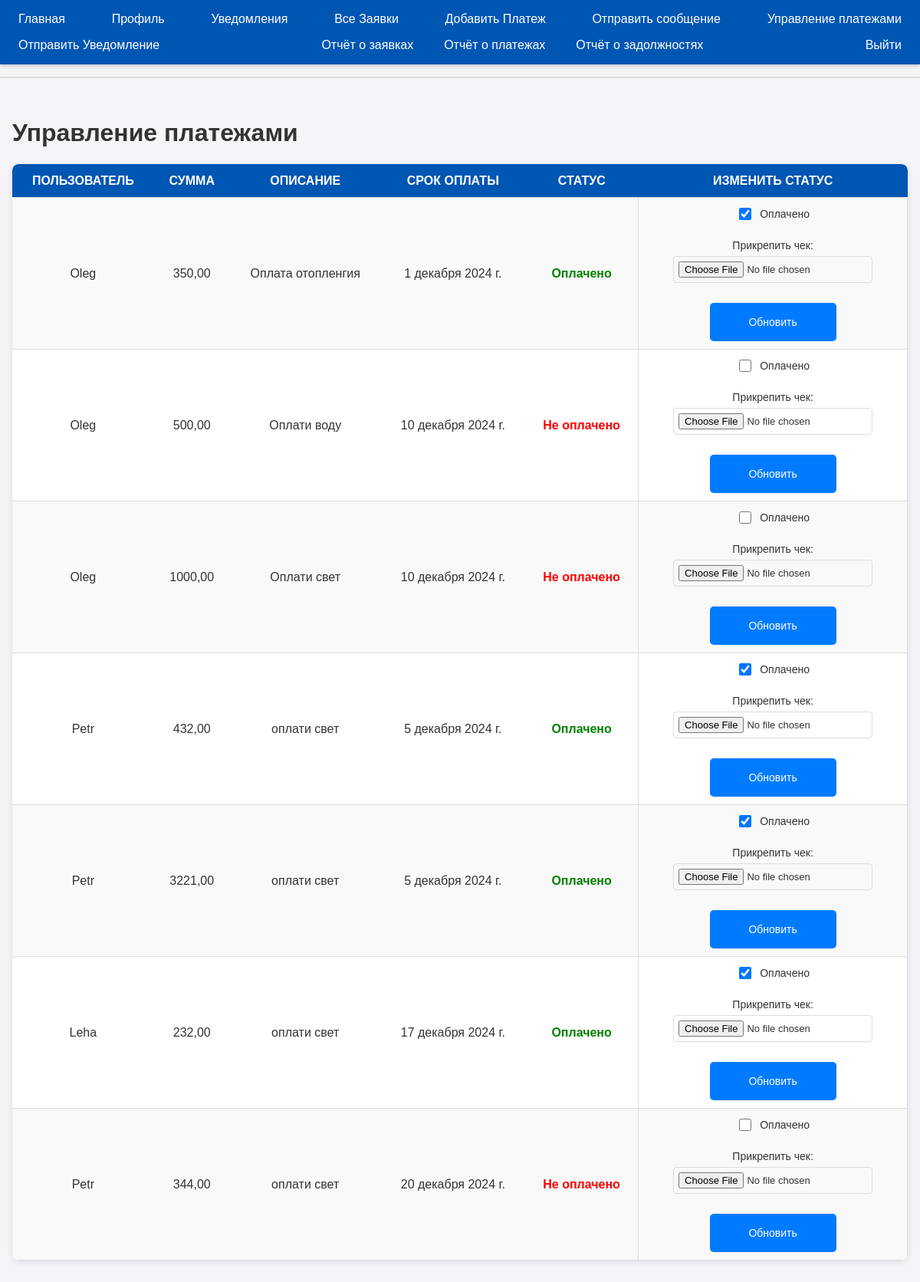
/manage-payments/ (signed in), run on the app's committed database.
### main/models.py (models this page shows, shortened)
class Payment(models.Model):
    user = models.ForeignKey(CustomUser, on_delete=models.CASCADE)
    amount = models.DecimalField(max_digits=10, decimal_places=2)
    due_date = models.DateField()
    is_paid = models.BooleanField(default=False)
    description = models.CharField(max_length=200, blank=True, null=True)
    created_at = models.DateTimeField(auto_now_add=True)
    receipt = models.FileField(upload_to='receipts/', null=True, blank=True)

class CustomUser(AbstractBaseUser, PermissionsMixin):
    username = models.CharField(max_length=150, unique=True)
    email = models.EmailField(unique=True)
    first_name = models.CharField(max_length=30, blank=True, null=True)
    surname = models.CharField(max_length=30, blank=True, null=True)
    apartment_number = models.CharField(max_length=10, blank=True, null=True)
    phone_number = models.CharField(max_length=20, blank=True, null=True)
    is_active = models.BooleanField(default=True)
    is_staff = models.BooleanField(default=False)
    objects = CustomUserManager()
    USERNAME_FIELD = 'username'
    REQUIRED_FIELDS = ['email']

### main/views.py (the view, shortened to what this page needs)
# urls.py: path('manage-payments/', views.manage_payments, name='manage_payments'),
def manage_payments(request):
    if not request.user.is_superuser:  # Если пользователь не администратор
        return redirect('home')
    payments = Payment.objects.all().order_by('-created_at')  # Все платежи
    return render(request, 'main/manage_payments.html', {'payments': payments})

### main/templates/main/manage_payments.html (shortened to what this page needs)
{% extends 'main/base.html' %}
{% block content %}
<h1>Управление платежами</h1>
<div class="table-container">
    <table class="styled-table">
        <thead>
            <tr>
                <th>Пользователь</th>
                <th>Сумма</th>
                <th>Описание</th>
                <th>Срок оплаты</th>
                <th>Статус</th>
                <th>Изменить статус</th>
            </tr>
        </thead>
        <tbody>
            {% for payment in payments %}
            <tr class="request-row">
                <td>{{ payment.user.username }}</td>
                <td>{{ payment.amount }}</td>
                <td>{{ payment.description }}</td>
                <td>{{ payment.due_date }}</td>
                <td>
                    {% if payment.is_paid %}
                        <span style="color: green; font-weight: bold;">Оплачено</span>
                    {% else %}
                        <span style="color: red; font-weight: bold;">Не оплачено</span>
                    {% endif %}
                </td>
<td style="padding: 10px; border: 1px solid #ddd;">
    <form method="post" enctype="multipart/form-data" style="display: flex; flex-direction: column; gap: 12px; width: 100%;">
        <label style="display: flex; align-items: center; gap: 8px; font-size: 14px;">
            <input type="checkbox" name="is_paid" {% if payment.is_paid %}checked{% endif %} style="width: 16px; height: 16px;">
            Оплачено
        </label>
        <div style="display: flex; flex-direction: column; gap: 4px;">
            <label style="font-size: 14px; margin-bottom: 2px;">Прикрепить чек:</label>
            <input type="file" name="receipt" style="
                font-size: 13px;
                padding: 6px;
                border: 1px solid #ddd;
                border-radius: 4px;
                width: 100%;
                box-sizing: border-box;
            ">
        </div>
        <button type="submit" style="
            padding: 8px 12px;
            background-color: #007BFF;
            color: white;
            border: none;
            border-radius: 5px;
            cursor: pointer;
            transition: background-color 0.3s;
            font-size: 14px;
            width: 50%;
            margin-top: 4px;
        "
        onmouseover="this.style.backgroundColor='#0056b3'"
        onmouseout="this.style.backgroundColor='#007BFF'">
            Обновить
        </button>
    </form>
</td>
            </tr>
            {% empty %}
            <tr>
                <td colspan="6" style="text-align: center; padding: 20px; font-size: 16px;">Нет доступных платежей.</td>
            </tr>
            {% endfor %}
        </tbody>
    </table>
</div>
{% endblock %}

### main/static/main/css/styles.css (style rules this page uses)
form { display: flex; flex-direction: column; align-items: center; }
form div { margin: 10px; }
form button { width: 150px; height: 50px; background-color: #4CAF50; color: white; border: none; border-radius: 5px; cursor: pointer; }
body { background: red; font-family: Arial, sans-serif; margin: 0; padding: 0; background-color: #f4f4f9; color: #333; }
.table-container { margin: 1rem 0; overflow-x: auto; box-shadow: 0 2px 8px rgba(0, 0, 0, 0.1); border-radius: 8px; }
.styled-table { width: 100%; border-collapse: collapse; font-size: 16px; text-align: left; background-color: white; border-radius: 8px; overflow: hidden; }
.styled-table thead tr { background-color: #0056b3; color: white; text-transform: uppercase; font-weight: bold; }
.styled-table th, .styled-table td { padding: 1rem; border-bottom: 1px solid #ddd; }
.styled-table th { text-align: center; }
.styled-table tbody tr:nth-of-type(odd) { background-color: #f9f9f9; }
.styled-table td, .styled-table th { padding: 0.8rem; text-align: center; }

### data on the page
Payment: user.username "Oleg", amount "350,00", description "Оплата отопленгия", due_date "1 декабря 2024 г.", shows "Оплачено", is_paid "☑"
Payment: user.username "Oleg", amount "500,00", description "Оплати воду", due_date "10 декабря 2024 г.", shows "Не оплачено"
Payment: user.username "Oleg", amount "1000,00", description "Оплати свет", due_date "10 декабря 2024 г.", shows "Не оплачено"
Payment: user.username "Petr", amount "432,00", description "оплати свет", due_date "5 декабря 2024 г.", shows "Оплачено", is_paid "☑"
Payment: user.username "Petr", amount "3221,00", description "оплати свет", due_date "5 декабря 2024 г.", shows "Оплачено", is_paid "☑"
Payment: user.username "Leha", amount "232,00", description "оплати свет", due_date "17 декабря 2024 г.", shows "Оплачено", is_paid "☑"
Payment: user.username "Petr", amount "344,00", description "оплати свет", due_date "20 декабря 2024 г.", shows "Не оплачено"
